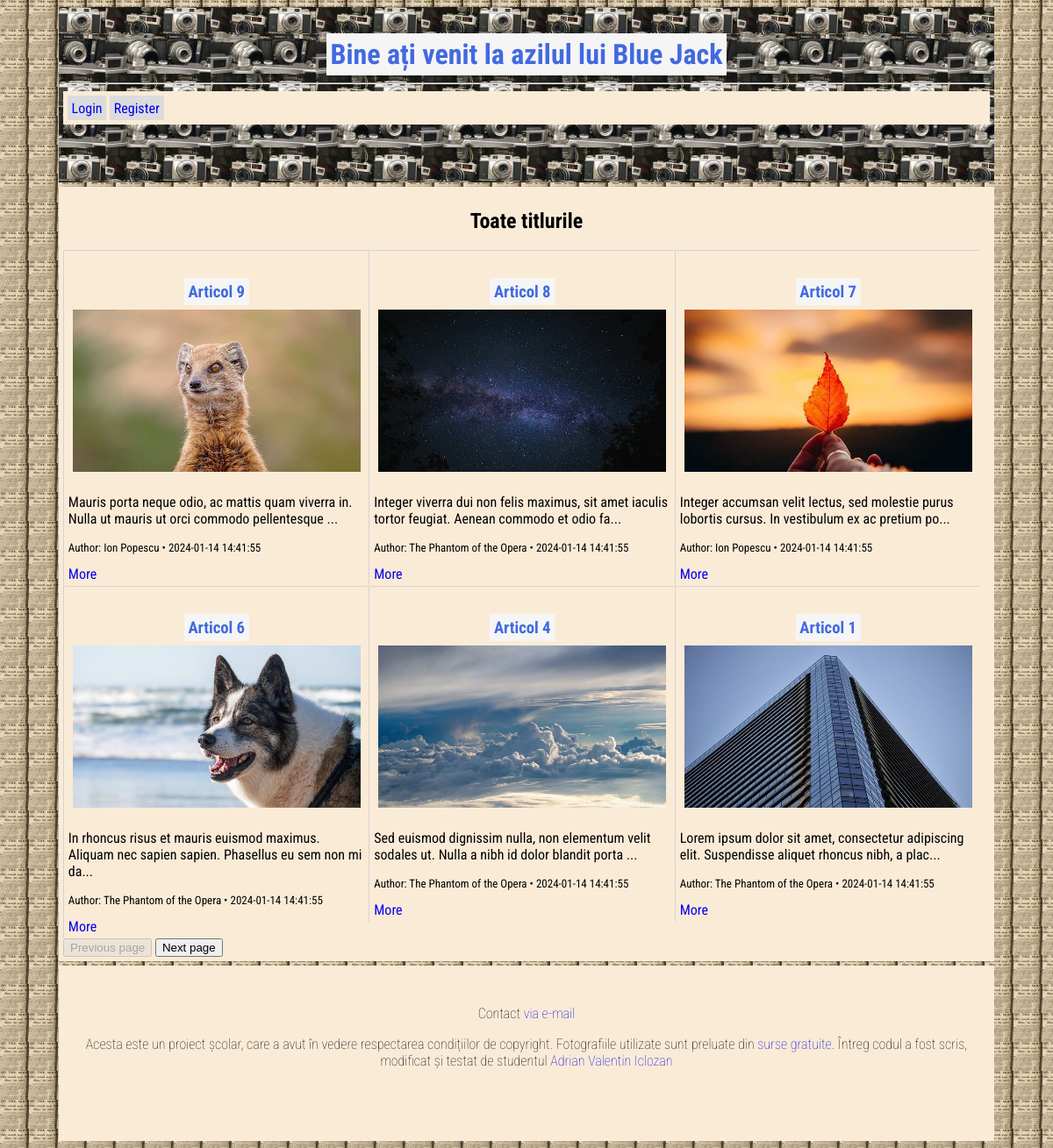
Page /SITE/index.php on the committed database.
### tables this page shows
CREATE TABLE posts (
	id INT NOT NULL AUTO_INCREMENT PRIMARY KEY,
	post_title VARCHAR(255),
	post_content LONGTEXT,
	author_id INT,
	picture_id INT,
	public TINYINT,
	created_at TIMESTAMP DEFAULT CURRENT_TIMESTAMP,
	modified_at TIMESTAMP DEFAULT CURRENT_TIMESTAMP ON UPDATE CURRENT_TIMESTAMP,
	img_reference VARCHAR(255),
	FOREIGN KEY(author_id) REFERENCES users(id),
	FOREIGN KEY(picture_id) REFERENCES pics(id)
	);

CREATE TABLE pics (
	id INT NOT NULL AUTO_INCREMENT PRIMARY KEY,
	name VARCHAR(255) NOT NULL,
	category VARCHAR(255) DEFAULT 'generic',
	path VARCHAR(255) NOT NULL
	);

CREATE TABLE users (
	id INT NOT NULL AUTO_INCREMENT PRIMARY KEY,
	first_name VARCHAR(100) NOT NULL,
	last_name VARCHAR(100) NOT NULL,
	username VARCHAR(30) UNIQUE NOT NULL,
	password VARCHAR(255) NOT NULL,
	role VARCHAR(100) NOT NULL DEFAULT 'normal'
	);

### SITE/backend/indexBackend.php (called while the page is built, shortened)
<?php
require_once("config.php");
$postsPerPage = 6;
$pageNumber = 1;
$offset = $postsPerPage * $pageNumber - $postsPerPage;
if(isset($_SESSION['authenticated'])){
    $allPosts = "";
} else {
    $allPosts = "WHERE posts.public = 1";
}
$sql = "SELECT posts.id,
               posts.post_title,
               posts.post_content,
               posts.author_id,
               posts.created_at,
               users.first_name,
               users.last_name,
               pics.name
        FROM users
        INNER JOIN posts
        ON users.id = posts.author_id
        INNER JOIN pics
        ON posts.picture_id = pics.id " . $allPosts . " ORDER BY posts.id DESC LIMIT :postsPerPage OFFSET :offset";
try {
    if(!isset($connection)){
        throw new Exception("For some reason, something went wrong...<br>");
    } else {
        $stmt = $connection->prepare($sql);
        $stmt->bindParam(':postsPerPage', $postsPerPage, PDO::PARAM_INT);
        $stmt->bindParam(':offset', $offset, PDO::PARAM_INT);
        if($stmt->execute()){
            $posts = $stmt->fetchAll();
        }
    }
} catch(Exception $e){
    echo $e->getMessage();
}

### SITE/index.php (the view, shortened to what this page needs)
<?php
require_once("backend/indexBackend.php");
?>
<!DOCTYPE html>
<html lang="RO">
<head>
    <link href="css/indexStyle.css" rel="stylesheet">
</head>
<body>
    <header>
        <h1 class="blue"><a href="index.php">Bine ați venit la azilul lui Blue Jack</a></h1>
        <hr>
        <nav>
            <a href="login.php">Login</a>
            <a href="register.php">Register</a>
        </nav>
    </header>
    <main>
        <section id="all-stories">
        <h2>Toate titlurile</h2>
        <?php
            try{
                if(!isset($posts)){
                    throw new Exception("Something wrong happened...<br>");
                } else {
                    for($i = 0; $i < count($posts); $i++) {
                        echo'
                        <article class="one-third">
                            <h3 class="blue">
                                <a href="post.php?id='. $posts[$i]['id'] .'&page='. $pageNumber . '">' . $posts[$i]['post_title']. '</a>
                            </h3>
                            <div class="post-img">
                                <img src="img/' . $posts[$i]['name'] . '" alt="post image">
                            </div>
                            <p>' . mb_strimwidth($posts[$i]['post_content'], 0, 100, '...') . '
                            </p>
                            <p class="author">Author: ' . $posts[$i]['first_name'] . ' ' . $posts[$i]['last_name'] . ' &bull; ' . $posts[$i]['created_at'] . '</p>
                            <a href="post.php?id='. $posts[$i]['id'] .'">More</a>
                        </article>
                            ';
                    }
                }
            } catch(Exception $e) {
                echo $e->getMessage();
            }
        ?>
        </section>
        <div id="pagination">
            <a href="index.php?page=<?php echo ($pageNumber - 1); ?>"><button <?php if($pageNumber - 1 <= 0) echo 'disabled'; ?>>Previous page</button></a>
            <a href="index.php?page=<?php echo ($pageNumber + 1); ?>"><button>Next page</button></a>
        </div>
    </main>
    <footer>
            <section id="footer-content">
                <p>Contact <a href="mailto:valentin.iclozan27@gmail.com">via e-mail</a></p>
                <p>Acesta este un proiect școlar, care a avut în vedere respectarea condițiilor de copyright. Fotografiile utilizate sunt preluate din <a href="https://pixabay.com/" target="_blank"> surse gratuite</a>. Întreg codul a fost scris, modificat și testat de studentul <a href="https://adrian2771.github.io/studyproject/">Adrian Valentin Iclozan</a></p>
            </section>
    </footer>
</body>
</html>

### SITE/css/indexStyle.css (style rules this page uses)
* { box-sizing: border-box; }
body { background-image: url('../img/moonlanding_30.jpg'); background-attachment: fixed; background-color: antiquewhite; font-family: 'Roboto Condensed', sans-serif; }
h1, h2, h3 { text-align: center; }
h1 a, h2 a, h3 a { color: inherit; }
.blue { color: royalblue; background-color: whitesmoke; width: fit-content; margin-top: 1.6rem; margin-right: auto; margin-bottom: 0; margin-left: auto; padding: .3rem; }
.author { font-size: small; }
a { text-decoration: none; display: inline-block; }
main, header, footer { width: 90%; margin: 0 auto .3rem auto; padding: .3rem; background-color: antiquewhite; }
header { background-image: url('../img/vintage-cameras_120.jpg'); background-attachment: fixed; }
nav { padding: inherit; background-color: inherit; }
nav > a { background-color: gainsboro; padding: .3rem; }
header, footer { min-height: 25vh; }
#footer-content { margin-top: 2.5rem; font-weight: lighter; text-align: center; }
.one-third { width: 33%; float: left; border-top: 1px solid lightgray; border-left: 1px solid lightgray; border-radius: .1rem; padding: .3rem; overflow: auto; }
.post-img > img, .single-post-img > img { max-width: 100%; margin: 0 auto; padding:.3em; }

### rows in the picture
posts: post_title "Articol 9", picture.name (picture), post_content "Mauris porta neque odio, ac mattis quam viverra in. Nulla ut mauris ut orci commodo pellentesque ...", author.first_name "Ion", author.last_name "Popescu", created_at "2024-01-14 14:41:55"
posts: post_title "Articol 8", picture.name (picture), post_content "Integer viverra dui non felis maximus, sit amet iaculis tortor feugiat. Aenean commodo et odio fa...", author.first_name "The Phantom", author.last_name "of the Opera", created_at "2024-01-14 14:41:55"
posts: post_title "Articol 7", picture.name (picture), post_content "Integer accumsan velit lectus, sed molestie purus lobortis cursus. In vestibulum ex ac pretium po...", author.first_name "Ion", author.last_name "Popescu", created_at "2024-01-14 14:41:55"
posts: post_title "Articol 6", picture.name (picture), post_content "In rhoncus risus et mauris euismod maximus. Aliquam nec sapien sapien. Phasellus eu sem non mi da...", author.first_name "The Phantom", author.last_name "of the Opera", created_at "2024-01-14 14:41:55"
posts: post_title "Articol 4", picture.name (picture), post_content "Sed euismod dignissim nulla, non elementum velit sodales ut. Nulla a nibh id dolor blandit porta ...", author.first_name "The Phantom", author.last_name "of the Opera", created_at "2024-01-14 14:41:55"
posts: post_title "Articol 1", picture.name (picture), post_content "Lorem ipsum dolor sit amet, consectetur adipiscing elit. Suspendisse aliquet rhoncus nibh, a plac...", author.first_name "The Phantom", author.last_name "of the Opera", created_at "2024-01-14 14:41:55"
